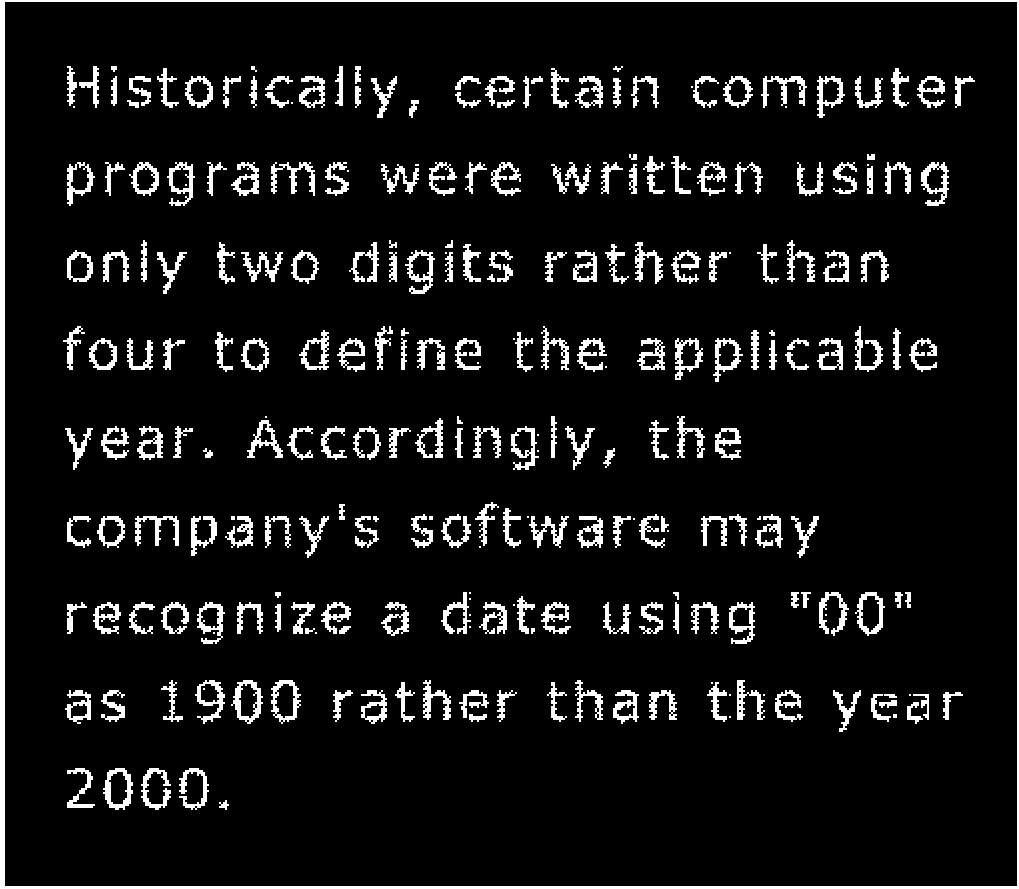
%> input picture assets/text-broken.tif, 1019 x 889 px; the run also reads 1 picture not shown here
$ octave lab4_matlab.m   (GNU Octave 9; MATLAB toolbox functions it lacks are replaced by stand-ins)
%> lines starting %> are read from the running program, lines starting %| are printed output that depends on the picture; in (x1, y1, x2, y2) boxes, pixels count from 0 and x2, y2 are one past the last pixel; in counts of white or black regions, pixels touching at a corner belong together; the program's own positions count from 1
%Task 1: Dilation and Erosion
%Dilation Operation
A = imread('assets/text-broken.tif');
%> A: size 889x1019 logical; 8.3% white; 266 white regions (38 under 20 px), largest, box (x1, y1, x2, y2) and area: (0, 0, 1019, 889) 11283, (231, 680, 263, 724) 536, (921, 162, 949, 206) 524
B1 = [0 1 0;
     1 1 1;
     0 1 0];
A1 = imdilate(A, B1);
%> A1: size 889x1019 logical; 12.7% white; 202 white regions, largest, box (x1, y1, x2, y2) and area: (0, 0, 1019, 889) 15071, (270, 161, 316, 197) 838, (760, 75, 808, 109) 815
montage({A,A1})


%Changed the structuring element to 1's
A = imread('assets/text-broken.tif');
B1 = ones(3,3);
A1 = imdilate(A, B1);
%> A1: size 889x1019 logical; 13.6% white; 202 white regions, largest, box (x1, y1, x2, y2) and area: (0, 0, 1019, 889) 15071, (270, 161, 316, 197) 904, (760, 75, 808, 109) 868
montage({A,A1})

%Making the SE larger and diagonal
A = imread('assets/text-broken.tif');
B1 = [1 0 1;
    0 1 0;
    1 0 1];
A1 = imdilate(A, B1);
montage({A,A1})

%What happens if you dilate the original image with B1 twice (or more times)?
A = imread('assets/text-broken.tif');
B1 = [0 1 0;
     1 1 1;
     0 1 0];
A1 = imdilate(A, B1);
A2 = imdilate(A1,B1);
%> A2: size 889x1019 logical; 16.3% white; 194 white regions, largest, box (x1, y1, x2, y2) and area: (0, 0, 1019, 889) 18851, (269, 160, 317, 198) 1087, (759, 74, 809, 110) 1052
A3 = imdilate(A2,B1);
%> A3: size 889x1019 logical; 19.8% white; 176 white regions, largest, box (x1, y1, x2, y2) and area: (0, 0, 1019, 889) 22623, (472, 499, 572, 551) 2611, (598, 151, 694, 197) 2500
montage({A,A1,A2,A3})

%Generate SE
SE = strel('disk',4);
SE.Neighborhood

%Erosion Operation
clear all
close all
A = imread('assets/wirebond-mask.tif');
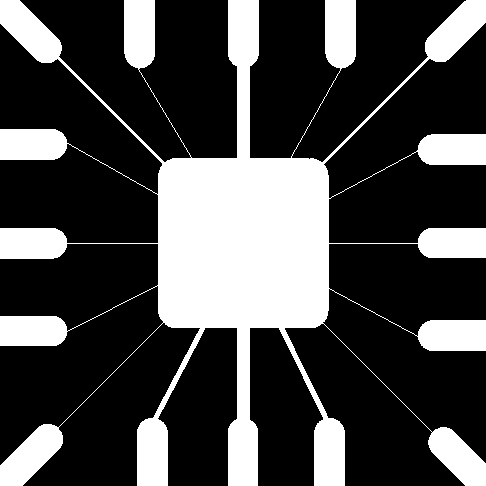
%> input picture assets/wirebond-mask.tif, 486 x 486 px
%> A: size 486x486 logical; 28.1% white; 1 white region, box (x1, y1, x2, y2) and area: (0, 0, 486, 486) 66259
SE2 = strel('disk',2);
SE10 = strel('disk',10);
SE20 = strel('disk',20);
E2 = imerode(A,SE2);
%> E2: size 486x486 logical; 24.3% white; 13 white regions, largest, box (x1, y1, x2, y2) and area: (139, 0, 343, 486) 36376, (0, 426, 61, 486) 1942, (0, 0, 60, 61) 1938
E10 = imerode(A,SE10);
%> E10: size 486x486 logical; 14.9% white; 17 white regions, largest, box (x1, y1, x2, y2) and area: (167, 164, 320, 322) 23162, (0, 433, 54, 486) 845, (0, 0, 52, 54) 842
E20 = imerode(A,SE20);
%> E20: size 486x486 logical; 7.4% white; 5 white regions (4 under 20 px), largest, box (x1, y1, x2, y2) and area: (177, 176, 310, 310) 17558
montage({A, E2, E10, E20}, "size", [2 2])

%Task 2: Morphological Filtering with Open and Close

%Opening = Erosion and Dialation
f = imread('assets/fingerprint-noisy.tif');
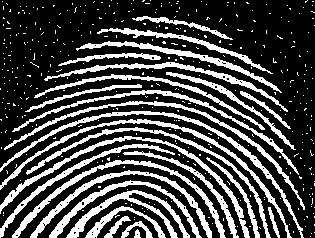
%> input picture assets/fingerprint-noisy.tif, 315 x 238 px
%> f: size 238x315 logical; 28.5% white; 414 white regions (387 under 20 px), largest, box (x1, y1, x2, y2) and area: (0, 111, 304, 238) 1388, (0, 136, 250, 238) 1372, (0, 119, 292, 238) 1337
SE = strel('disk',3);
fe = imerode(f,SE);
%> fe: size 238x315 logical; 1.3% white in thin lines or dots, all inside (x1, y1, x2, y2) = (0, 19, 280, 238)
fed = imdilate(fe,SE);
%> fed: size 238x315 logical; 9.4% white; 129 white regions (4 under 20 px), largest, box (x1, y1, x2, y2) and area: (49, 203, 83, 238) 282, (67, 207, 101, 238) 275, (12, 208, 39, 238) 209
fo = imopen(fed,SE);
montage({f, fe, fed, fo}, "size", [2 2])

%Using an ones SE
f = imread('assets/fingerprint-noisy.tif');
SE =ones(3,3);
fe = imerode(f,SE);
%> fe: size 238x315 logical; 9% white in thin lines or dots, all inside (x1, y1, x2, y2) = (0, 17, 302, 238)
fed = imdilate(fe,SE);
%> fed: size 238x315 logical; 25.3% white; 167 white regions (33 under 20 px), largest, box (x1, y1, x2, y2) and area: (101, 190, 190, 238) 786, (0, 136, 132, 211) 677, (49, 181, 131, 238) 578
fo = imopen(fed,SE);
montage({f, fe, fed, fo}, "size", [2 2])

%Using an array SE
f = imread('assets/fingerprint-noisy.tif');
SE =[0 1 0;
    1 1 1 ;
    0 1 0];
fe = imerode(f,SE);
%> fe: size 238x315 logical; 14.2% white in thin lines or dots, all inside (x1, y1, x2, y2) = (0, 17, 304, 238)
fed = imdilate(fe,SE);
%> fed: size 238x315 logical; 26.6% white; 59 white regions (12 under 20 px), largest, box (x1, y1, x2, y2) and area: (12, 160, 226, 238) 1275, (38, 111, 303, 231) 1189, (30, 170, 212, 238) 1152
fo = imopen(fed,SE);
montage({f, fe, fed, fo}, "size", [2 2])

%Improve fo with a close operation
f = imread('assets/fingerprint-noisy.tif');
SE = ones(3,3);
fe = imerode(f,SE);
fed = imdilate(fe,SE);
fo = imopen(fed,SE);
fo = imclose(fo,SE);
%> fo: size 238x315 logical; 25.9% white; 75 white regions (11 under 20 px), largest, box (x1, y1, x2, y2) and area: (67, 190, 190, 238) 1111, (14, 111, 272, 179) 1082, (49, 181, 201, 238) 979
montage({f, fe, fed, fo}, "size", [2 2])

%Compare morphological filtering to a gaussian filter
f = imread('assets/fingerprint-noisy.tif');
SE = ones(3,3);
fe = imopen(f,SE);
fo = imclose(fe,SE);
gaus = fspecial('Gaussian', [7 7], 1.0)
fu = imfilter(f,gaus,0);
%> fu: size 238x315 logical; 27.6% white; 40 white regions (13 under 20 px), largest, box (x1, y1, x2, y2) and area: (0, 111, 303, 238) 1400, (0, 136, 250, 238) 1382, (0, 119, 291, 238) 1337
montage({fo, fu})


%Task 3: Boundary Detection
%Turn binary
I = imread('assets/blobs.tif');
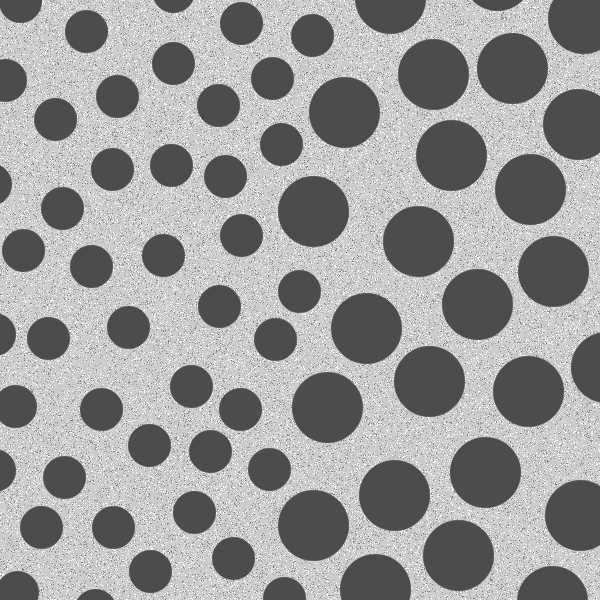
%> input picture assets/blobs.tif, 600 x 600 px
%> I is the input picture: size 600x600 uint8; min 76, max 255, mean 153.6
I = imcomplement(I);
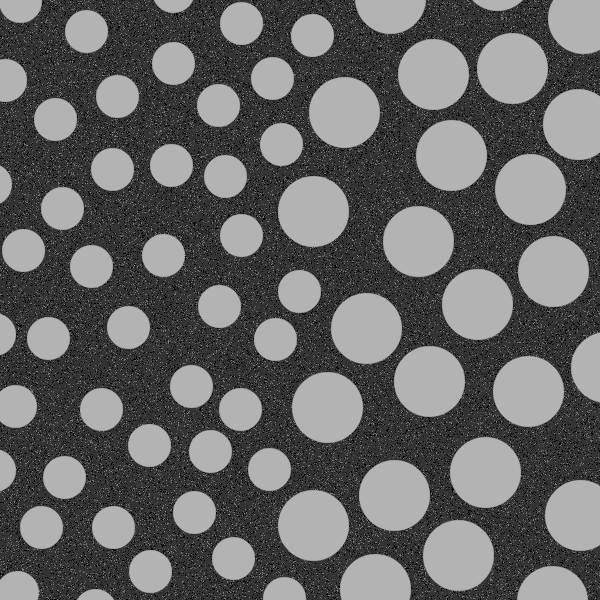
%> I: size 600x600 uint8; min 0, max 179, mean 101.4
level = graythresh(I);
%> level = 0.439
BW = imbinarize(I, level);
%> BW: size 600x600 logical; 41% white; 5794 white regions (5725 under 20 px), largest, box (x1, y1, x2, y2) and area: (276, 489, 349, 561) 3970, (291, 372, 363, 443) 3966, (476, 32, 549, 104) 3964
imshow(BW)

%Diplay as montage {I, BW, erosed BW and boundary detected image}
I = imread('assets/blobs.tif');
I = imcomplement(I);
level = graythresh(I);
BW = imbinarize(I, level);
SE = ones(3,3);
BW_eroded = imerode(BW, SE);
%> BW_eroded: size 600x600 logical; 35.7% white; 69 white regions, largest, box (x1, y1, x2, y2) and area: (279, 177, 348, 246) 3678, (293, 373, 362, 442) 3678, (399, 40, 468, 109) 3677
BW_boundary = BW - BW_eroded;
%> BW_boundary: size 600x600 double; values 0 (black) and 1 (white), 5.3% white in thin lines or dots
montage({I,BW,BW_eroded,BW_boundary})

%Task 4: Function bwmorph - thinning and thickening
f = imread('fingerprint.tif');
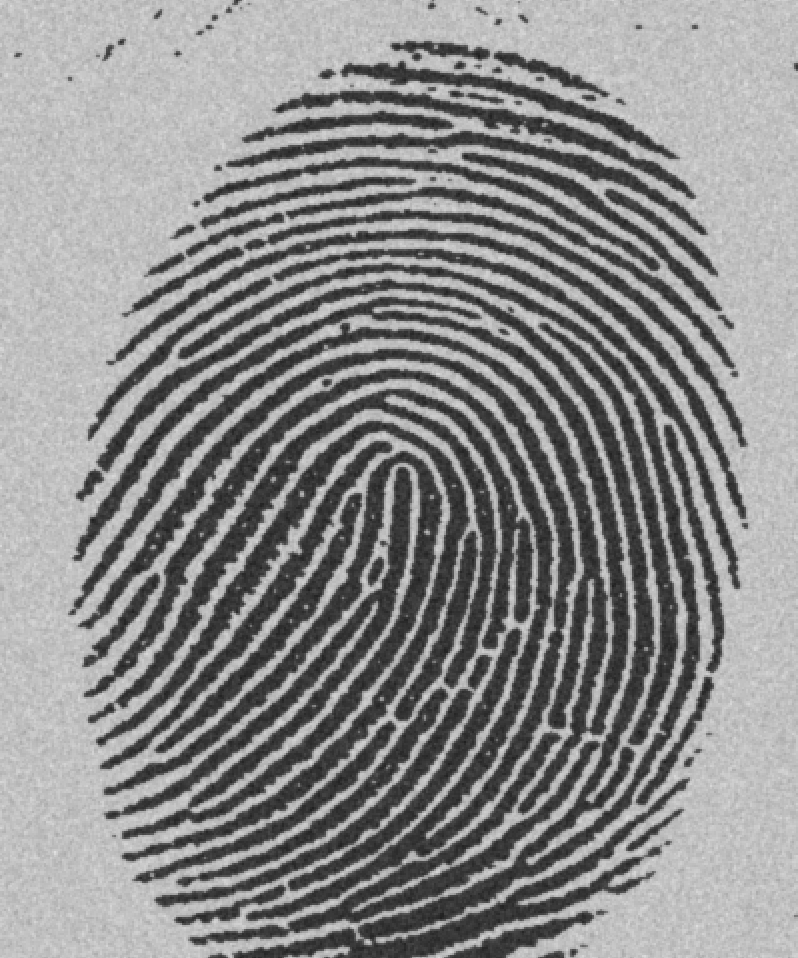
%> input picture fingerprint.tif, 798 x 958 px
%> f is the input picture: size 958x798 uint8; min 29, max 224, mean 140
f = imcomplement(f);
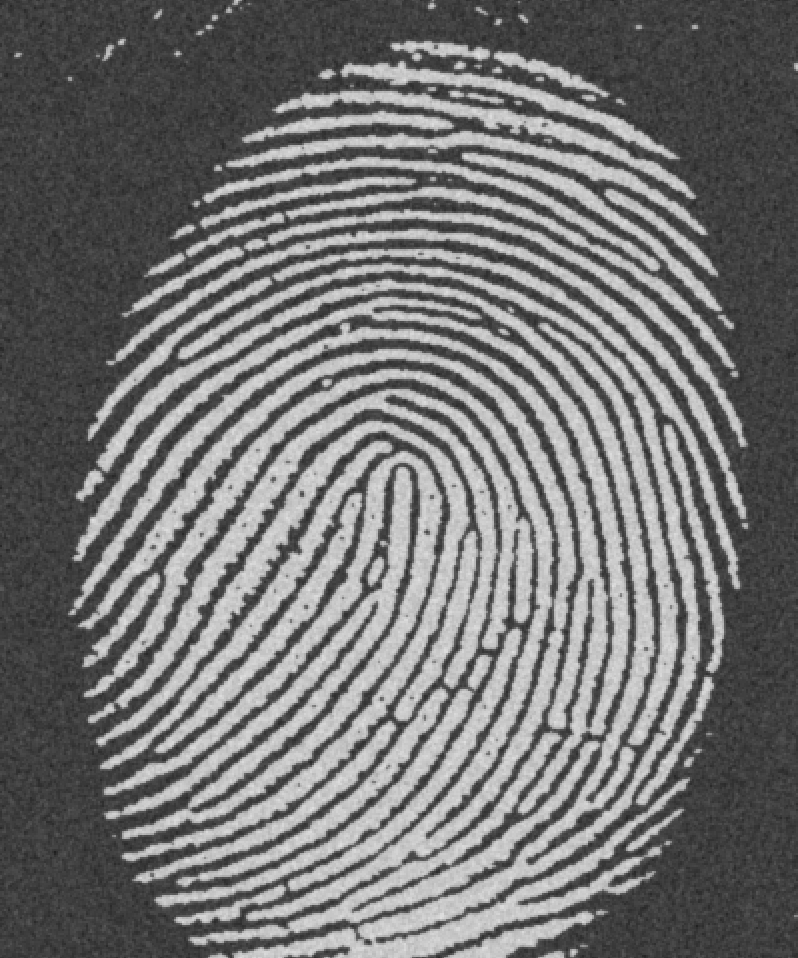
%> f: size 958x798 uint8; min 31, max 226, mean 115
level = graythresh(f);
%> level = 0.506
BW_f = imbinarize(f, level);
%> BW_f: size 958x798 logical; 38.1% white; 97 white regions (10 under 20 px), largest, box (x1, y1, x2, y2) and area: (78, 349, 600, 945) 43740, (96, 263, 700, 958) 40222, (68, 297, 630, 815) 29700
g1 = bwmorph(BW_f, 'thin', 1);
%> g1: size 958x798 logical; 31.2% white; 97 white regions (40 under 20 px), largest, box (x1, y1, x2, y2) and area: (78, 350, 599, 944) 36681, (96, 264, 699, 958) 33060, (68, 298, 629, 815) 24525
g2 = bwmorph(BW_f, 'thin', 2);
%> g2: size 958x798 logical; 25.7% white; 97 white regions (46 under 20 px), largest, box (x1, y1, x2, y2) and area: (78, 351, 598, 943) 30962, (96, 265, 699, 958) 27185, (68, 299, 628, 815) 20257
g3 = bwmorph(BW_f, 'thin', 3);
%> g3: size 958x798 logical; 20.3% white; 97 white regions (51 under 20 px), largest, box (x1, y1, x2, y2) and area: (78, 352, 597, 942) 25340, (96, 266, 699, 958) 21496, (68, 300, 627, 815) 16117
g4 = bwmorph(BW_f, 'thin', 4);
%> g4: size 958x798 logical; 15.4% white; 97 white regions (52 under 20 px), largest, box (x1, y1, x2, y2) and area: (78, 353, 596, 942) 19903, (96, 267, 699, 958) 16220, (104, 455, 441, 836) 12855
g5 = bwmorph(BW_f, 'thin', 5);
%> g5: size 958x798 logical; 11.2% white; 97 white regions (52 under 20 px), largest, box (x1, y1, x2, y2) and area: (78, 354, 596, 942) 14902, (96, 267, 699, 958) 11611, (104, 456, 441, 836) 9916

montage({f,g1,g2,g3,g4,g5})

%What will happen if you keep thinning the image?
f = imread('fingerprint.tif');
f = imcomplement(f);
level = graythresh(f);
BW_f = imbinarize(f, level);
g1 = bwmorph(BW_f, 'thin', 1);
g2 = bwmorph(BW_f, 'thin', 2);
g3 = bwmorph(BW_f, 'thin', 3);
g4 = bwmorph(BW_f, 'thin', 4);
g5 = bwmorph(BW_f, 'thin', 5);
g_inf = bwmorph(BW_f, 'thin', inf);
%> g_inf: size 958x798 logical; 2.9% white in thin lines or dots

montage({f,g1,g2,g3,g4,g5.g_inf})
%> (this line was passed over: montage is not available in this run)

%Display black lines on white background instead of white on black.
f = imread('fingerprint.tif');
f = imcomplement(f);
level = graythresh(f);
BW_f = imbinarize(f, level);
BW_f = imcomplement(BW_f)
g1 = bwmorph(BW_f, 'thin', 1);
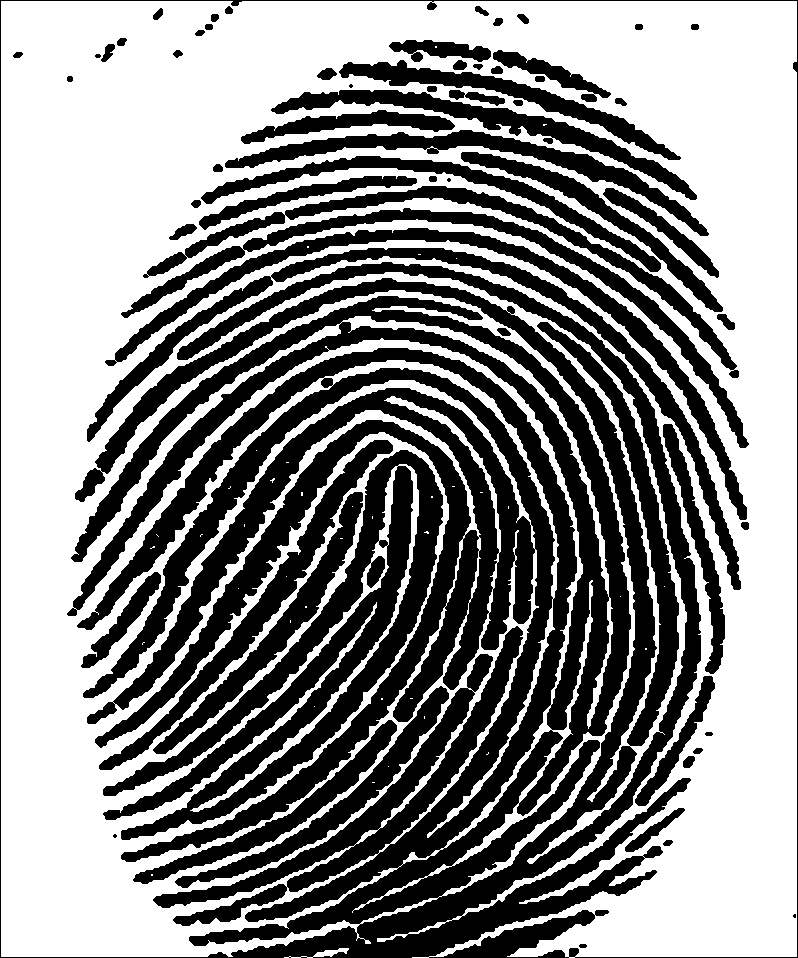
%> g1: size 958x798 logical; 54.6% white; 65 black regions (4 under 20 px), largest, box (x1, y1, x2, y2) and area: (0, 0, 798, 958) 205621, (103, 450, 443, 840) 31297, (87, 248, 741, 590) 11107
g2 = bwmorph(BW_f, 'thin', 2);
g3 = bwmorph(BW_f, 'thin', 3);
g4 = bwmorph(BW_f, 'thin', 4);
g5 = bwmorph(BW_f, 'thin', 5);
g_inf = bwmorph(BW_f, 'thin', inf);

montage({f,g1,g2,g3,g4,g5.g_inf})
%> (this line was passed over: montage is not available in this run)

%Task 5: Connected Components and Labels
t = imread('assets/text.png');
imshow(t)
CC = bwconncomp(t)
%> CC = 88 connected components

%Determine largest component
t = imread('assets/text.png');
imshow(t)
CC = bwconncomp(t)
numPixels = cellfun(@numel, CC.PixelIdxList);
%> numPixels = 88 values, max 106 at index 52, min 6 at index 20, mean 54.24
[biggest, idx] = max(numPixels);
%> biggest = 106; idx = 52
t(CC.PixelIdxList{idx}) = 0;
figure
imshow(t)

%Task 6: Morphological Reconstruction
%> (the run ends here)
